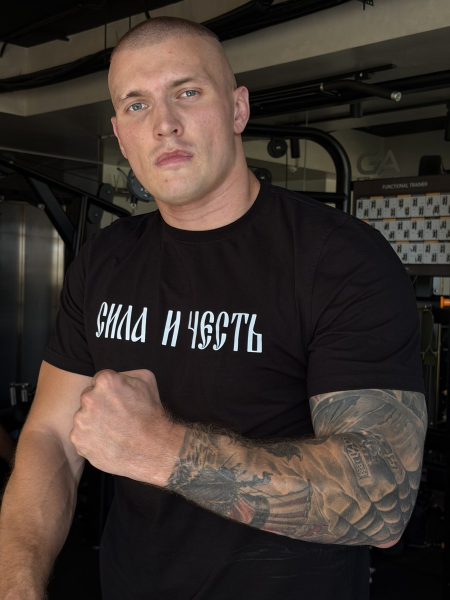
#> input picture miniapp/assets/drop/tee-real-8272.jpg, 900 x 1200 px (shown at 1/2 size)
$ python build_hero_variants.py
#> lines starting #> are read from the running program, lines starting #| are printed output that depends on the picture; after the words box and inside, x2 and y2 are one past the last pixel; in counts of white or black regions, pixels touching at a corner belong together
### tools/build_sila_miniapp_hero.py
#!/usr/bin/env python3
"""Build the Sila mini-app hero from the authentic founder photograph.

The edit is deterministic, non-generative, and preserves the face, shirt and
print from the source: crop/reframe, subtle background treatment, and tonal
adjustments only. It never redraws or invents facial or garment detail:
no face or garment pixels are generated.
"""
from pathlib import Path

from PIL import Image, ImageChops, ImageDraw, ImageEnhance, ImageFilter, ImageOps

ROOT = Path(__file__).resolve().parents[1]
SOURCE = ROOT / "miniapp/assets/drop/tee-real-8272.jpg"
OUTPUT = ROOT / "miniapp/assets/drop/hero-sila-miniapp-v3.jpg"
BACKGROUND_OUTPUT = ROOT / "miniapp/assets/drop/hero-sila-layer-bg-v3.jpg"
SUBJECT_OUTPUT = ROOT / "miniapp/assets/drop/hero-sila-layer-subject-v3.webp"
# The same authentic concrete plate that backs the white tee's 360° media
# (see tools/build_white_tee_concrete_media.py). Reused as-is: the founder's
# face/shirt pixels stay untouched, only the backdrop behind him changes.
CONCRETE_PLATE = ROOT / "miniapp/assets/product-proof/white-tee-concrete-bg-v1.png"

CROP = (60, 0, 820, 826)
OUTPUT_SIZE = (900, 978)

SUBJECT_POLYGON = [
    (150, 0), (400, 0), (450, 48), (480, 125), (492, 220), (478, 300),
    (445, 360), (510, 378), (610, 395), (690, 425), (742, 480),
    (758, 595), (760, 826), (0, 826), (0, 780), (18, 710), (40, 630),
    (52, 545), (62, 485), (92, 440), (125, 414), (168, 394), (160, 345),
    (136, 265), (132, 170), (137, 85),
]


def build_subject_mask(size: tuple[int, int], feather: float = 18) -> Image.Image:
    mask = Image.new("L", (760, 826), 0)
    ImageDraw.Draw(mask).polygon(SUBJECT_POLYGON, fill=255)
    return mask.resize(size, Image.Resampling.LANCZOS).filter(ImageFilter.GaussianBlur(feather))


CUTOUT_POLYGON = [
    (235, 62), (325, 54), (415, 62), (442, 84), (452, 104), (456, 134),
    (460, 164), (493, 204), (522, 244), (522, 284), (503, 324), (508, 364),
    (518, 404), (549, 444), (575, 465), (650, 480), (760, 510),
    (850, 555), (900, 610), (900, 978), (0, 978), (8, 900), (35, 820),
    (60, 720), (88, 630), (125, 565), (190, 535), (285, 520), (305, 478),
    (245, 452), (228, 444), (220, 404), (213, 364), (198, 324), (188, 284),
    (190, 244), (181, 204), (184, 164), (188, 134), (192, 106), (206, 84),
]


def build_cutout_mask(size: tuple[int, int]) -> Image.Image:
    mask = Image.new("L", OUTPUT_SIZE, 0)
    ImageDraw.Draw(mask).polygon(CUTOUT_POLYGON, fill=255)
    if size != OUTPUT_SIZE:
        mask = mask.resize(size, Image.Resampling.LANCZOS)
    return mask.filter(ImageFilter.MinFilter(3)).filter(ImageFilter.GaussianBlur(2.5))


def dilate_mask(mask: Image.Image, radius: int = 45, feather: float = 18) -> Image.Image:
    return mask.filter(ImageFilter.MaxFilter(radius)).filter(ImageFilter.GaussianBlur(feather))


def add_subtle_burgundy_background(image: Image.Image, subject: Image.Image) -> Image.Image:
    width, height = image.size
    horizontal = Image.new("L", (width, 1), 0)
    draw = ImageDraw.Draw(horizontal)
    for x in range(width):
        edge = min(x / 210, (width - 1 - x) / 240, 1.0)
        draw.point((x, 0), fill=int(255 * max(0.0, edge)))
    horizontal = horizontal.resize((width, height))
    vertical = Image.new("L", (1, height), 0)
    draw = ImageDraw.Draw(vertical)
    for y in range(height):
        draw.point((0, y), fill=int(255 * (1.0 - 0.55 * y / max(1, height - 1))))
    vertical = vertical.resize((width, height))
    strength = ImageChops.multiply(horizontal, vertical).point(lambda v: v * 30 // 255)
    background = ImageOps.invert(subject)
    alpha = ImageChops.multiply(strength, background)
    overlay = Image.new("RGB", (width, height), (192, 34, 23))
    return Image.composite(overlay, image, alpha)


def apply_vignette(image: Image.Image, strength: float = 0.55) -> Image.Image:
    width, height = image.size
    vignette = Image.new("L", (width, height), 255)
    draw = ImageDraw.Draw(vignette)
    cx, cy = width / 2, height * 0.42
    rx, ry = width * 0.58, height * 0.62
    max_steps = 48
    for i in range(max_steps):
        t = i / max_steps
        cur_rx = rx * (1.0 + 0.35 * (1.0 - t))
        cur_ry = ry * (1.0 + 0.35 * (1.0 - t))
        box = [cx - cur_rx * (1 - t * 0.6), cy - cur_ry * (1 - t * 0.6),
               cx + cur_rx * (1 - t * 0.6), cy + cur_ry * (1 - t * 0.6)]
        shade = int(255 * (1.0 - strength * (t ** 1.6)))
        draw.ellipse(box, fill=shade)
    vignette = vignette.filter(ImageFilter.GaussianBlur(36))
    black = Image.new("RGB", (width, height), (7, 7, 8))
    return Image.composite(image, black, vignette)


# [17 lines left out: function concrete_background, not called in this run]


def dark_studio_background(crop: Image.Image, blur: float, brightness: float) -> Image.Image:
    background = crop.filter(ImageFilter.GaussianBlur(blur))
    background = ImageEnhance.Brightness(background).enhance(brightness)
    background = ImageEnhance.Color(background).enhance(0.52)
    return background


# [122 lines left out: functions retouch_face_commercial, extract_neural_subject, main, not called in this run]


# [2 lines that do not run on import are left out]

### tools/build_hero_variants.py
#!/usr/bin/env python3
"""Three candidate treatments for the founder hero (v4 exploration).

All variants are non-generative: face, shirt and print pixels come from the
same graded crop as the shipped builder. They differ only in how the
silhouette edge and the backdrop are treated:

A "clean concrete" — brand concrete plate, NO dark band on the silhouette
  edge and NO outline shadow; one soft shadow dropped down-left only.
B "dark studio" — the real room melted into a dark haze; the hairline
  silhouette dissolves into the backdrop, so there is no visible cut edge.
C "honest frame" — no cutout at all: full original crop, gentle grade and
  vignette. Zero edge artifacts by construction.

Outputs preview JPGs + a labelled contact sheet into /tmp/hero-variants.
"""
from pathlib import Path
import sys

from PIL import Image, ImageChops, ImageDraw, ImageEnhance, ImageFilter, ImageOps

sys.path.insert(0, str(Path(__file__).resolve().parent))
from build_sila_miniapp_hero import (  # noqa: E402
    CONCRETE_PLATE, CROP, OUTPUT_SIZE, SOURCE,
    add_subtle_burgundy_background, apply_vignette, build_cutout_mask,
    build_subject_mask, dark_studio_background, dilate_mask,
)

OUT = Path("/tmp/hero-variants")
OUT.mkdir(parents=True, exist_ok=True)


def graded_crop() -> Image.Image:
    """The same subject treatment as the shipped builder (no layer split)."""
    with Image.open(SOURCE) as source:
        original = source.convert("RGB")
    crop = original.crop(CROP).resize(OUTPUT_SIZE, Image.Resampling.LANCZOS)
    subject = build_subject_mask(OUTPUT_SIZE)
    softened = dark_studio_background(crop, blur=44, brightness=0.27)
    softened = apply_vignette(softened, strength=0.62)
    image = Image.composite(crop, softened, subject)
    image = add_subtle_burgundy_background(image, subject)
    image = ImageEnhance.Color(image).enhance(0.96)
    image = ImageEnhance.Contrast(image).enhance(1.035)
    luminance = ImageOps.grayscale(image)
    dark_mask = luminance.point(lambda value: max(0, min(255, (138 - value) * 2)))
    shirt_region = Image.new("L", (760, 826), 0)
    ImageDraw.Draw(shirt_region).polygon(
        [(170, 390), (280, 350), (390, 355), (510, 375), (620, 395),
         (710, 435), (760, 490), (760, 826), (20, 826), (42, 735),
         (70, 625), (90, 525), (115, 465)], fill=255
    )
    shirt_region = shirt_region.resize(OUTPUT_SIZE, Image.Resampling.LANCZOS)
    lift_mask = ImageChops.multiply(dark_mask, shirt_region).filter(ImageFilter.GaussianBlur(6))
    lifted = ImageEnhance.Brightness(image).enhance(1.11)
    return Image.composite(lifted, image, lift_mask)


def subject_layer(image: Image.Image, band_strength: float | None) -> Image.Image:
    cutout = build_cutout_mask(OUTPUT_SIZE)
    cleaned = image
    if band_strength is not None:
        inner = cutout.filter(ImageFilter.MinFilter(9)).filter(ImageFilter.GaussianBlur(4))
        band = ImageChops.subtract(cutout, inner).filter(ImageFilter.GaussianBlur(3))
        shaded = ImageEnhance.Brightness(image).enhance(band_strength)
        cleaned = Image.composite(shaded, image, band)
    layer = cleaned.convert("RGBA")
    layer.putalpha(cutout)
    return layer


def concrete_plate() -> Image.Image:
    with Image.open(CONCRETE_PLATE) as plate_file:
        plate = plate_file.convert("RGB")
    width, height = OUTPUT_SIZE
    scale = max(width / plate.width, height / plate.height)
    plate = plate.resize(
        (round(plate.width * scale), round(plate.height * scale)),
        Image.Resampling.LANCZOS,
    )
    left = (plate.width - width) // 2
    top = min(20, plate.height - height)
    return plate.crop((left, top, left + width, top + height))


def variant_a(image: Image.Image) -> Image.Image:
    background = concrete_plate()
    background = ImageEnhance.Brightness(background).enhance(0.84)
    background = ImageEnhance.Contrast(background).enhance(1.02)
    cutout = build_cutout_mask(OUTPUT_SIZE)
    # One soft cast shadow down-left of the figure (light comes from the
    # upper right in the source): grounds him without outlining the head.
    shadow_mask = dilate_mask(cutout, radius=25, feather=42)
    shadow_mask = ImageChops.offset(shadow_mask, -14, 30)
    shadow_mask = ImageChops.subtract(shadow_mask, cutout)
    shadowed = ImageEnhance.Brightness(background).enhance(0.66)
    background = Image.composite(shadowed, background, shadow_mask)
    background = apply_vignette(background, strength=0.38)
    flat = background.convert("RGBA")
    # Only a whisper of edge shading (0.82, narrow) instead of the dark 0.45
    # band that sat on the crown like a helmet.
    flat.alpha_composite(subject_layer(image, band_strength=0.82))
    return flat.convert("RGB")


def variant_b(image: Image.Image) -> Image.Image:
    with Image.open(SOURCE) as source:
        original = source.convert("RGB")
    crop = original.crop(CROP).resize(OUTPUT_SIZE, Image.Resampling.LANCZOS)
    background = dark_studio_background(crop, blur=44, brightness=0.2)
    background = apply_vignette(background, strength=0.6)
    flat = background.convert("RGBA")
    flat.alpha_composite(subject_layer(image, band_strength=None))
    return flat.convert("RGB")


def variant_c() -> Image.Image:
    with Image.open(SOURCE) as source:
        original = source.convert("RGB")
    crop = original.crop(CROP).resize(OUTPUT_SIZE, Image.Resampling.LANCZOS)
    image = ImageEnhance.Color(crop).enhance(0.94)
    image = ImageEnhance.Contrast(image).enhance(1.04)
    image = ImageEnhance.Brightness(image).enhance(0.97)
    return apply_vignette(image, strength=0.42)


def contact_sheet(paths: list[Path]) -> Path:
    thumb_w = 420
    thumbs = []
    for path in paths:
        with Image.open(path) as img:
            thumbs.append(img.convert("RGB").resize(
                (thumb_w, round(thumb_w * img.height / img.width)), Image.Resampling.LANCZOS))
    label_h = 44
    sheet = Image.new("RGB", (thumb_w * len(thumbs), thumbs[0].height + label_h), (12, 12, 12))
    draw = ImageDraw.Draw(sheet)
    labels = ["A  CLEAN CONCRETE", "B  DARK STUDIO", "C  HONEST FRAME"]
    for i, thumb in enumerate(thumbs):
        sheet.paste(thumb, (i * thumb_w, label_h))
        draw.text((i * thumb_w + 14, 13), labels[i], fill=(240, 235, 225))
    out = OUT / "hero-variants-sheet.jpg"
    sheet.save(out, "JPEG", quality=90, optimize=True)
    return out


def main() -> None:
    image = graded_crop()
#> in graded_crop, source is the input picture: PIL image 900x1200 RGB; mean R, G, B 61.8, 51.9, 46.4
#> in build_subject_mask, `mask = Image.new("L", (760, 826), 0)`: mask: PIL image 760x826 L; every value is 0
#> in build_subject_mask, `ImageDraw.Draw(mask).polygon(SUBJECT_POLYGON, fill=255)`:
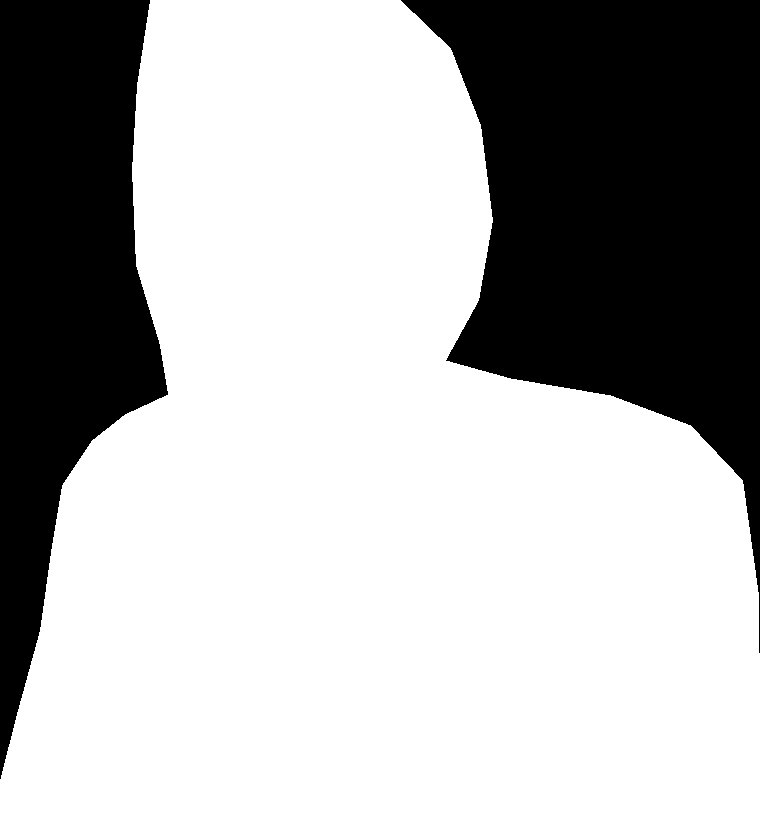
#> mask: PIL image 760x826 L; 68.8% white; 2 black regions, box (x1, y1, x2, y2) and area: (401, 0, 760, 653) 119736, (0, 0, 168, 779) 75818
#> in apply_vignette, `vignette = Image.new("L", (width, height), 255)`: vignette: PIL image 900x978 L; every value is 255
#> in add_subtle_burgundy_background, `overlay = Image.new("RGB", (width, height), (192, 34, 23))`:
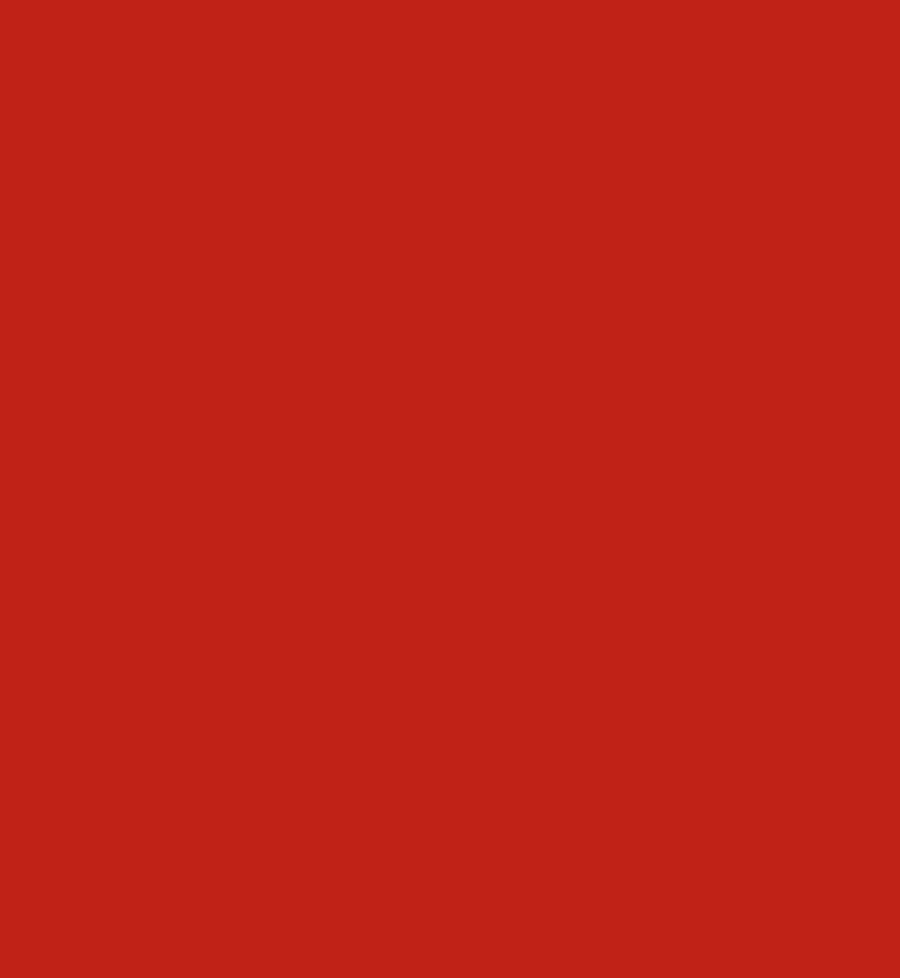
#> overlay: PIL image 900x978 RGB; mean R, G, B 192, 34, 23
#> in graded_crop, `dark_mask = luminance.point(lambda value: max(0, min(255, (138 - value..`:
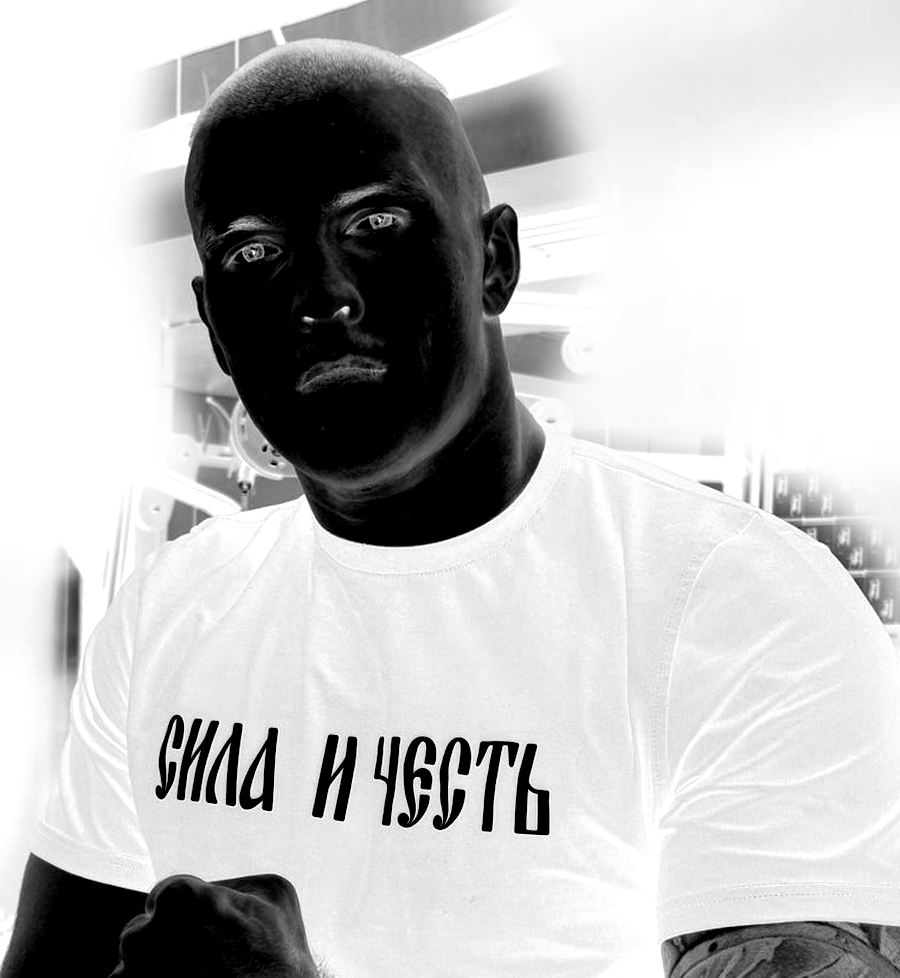
#> dark_mask: PIL image 900x978 L; min 0, max 255, mean 192
#> in graded_crop, `ImageDraw.Draw(shirt_region).polygon( [(170, 390), (280, 350), (390, 3..`: shirt_region: PIL image 760x826 L; 48% white; 1 white region, box (x1, y1, x2, y2) and area: (20, 350, 760, 826) 301294
    results = []
    for name, maker in (("hero-A-clean-concrete", lambda: variant_a(image)),
                        ("hero-B-dark-studio", lambda: variant_b(image)),
                        ("hero-C-honest-frame", variant_c)):
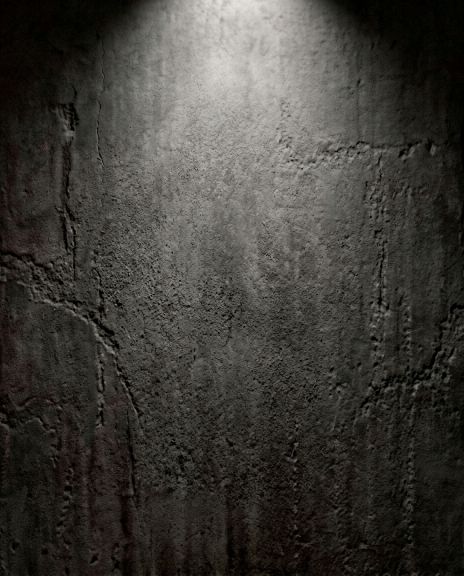
#> input picture miniapp/assets/product-proof/white-tee-concrete-bg-v1.png, 928 x 1152 px (shown at 1/2 size)
#> in concrete_plate, plate_file is the input picture: PIL image 928x1152 RGB; mean R, G, B 62.2, 59.8, 55.4
#> in build_cutout_mask, `mask = Image.new("L", OUTPUT_SIZE, 0)`: mask: PIL image 900x978 L; every value is 0
#> in build_cutout_mask, `ImageDraw.Draw(mask).polygon(CUTOUT_POLYGON, fill=255)`: mask: PIL image 900x978 L; 59.2% white; 1 black region, box (x1, y1, x2, y2) and area: (0, 0, 900, 974) 359234
#> call 2 of apply_vignette, with strength = 0.38
#> in apply_vignette (call 2), `vignette = vignette.filter(ImageFilter.GaussianBlur(36))`:
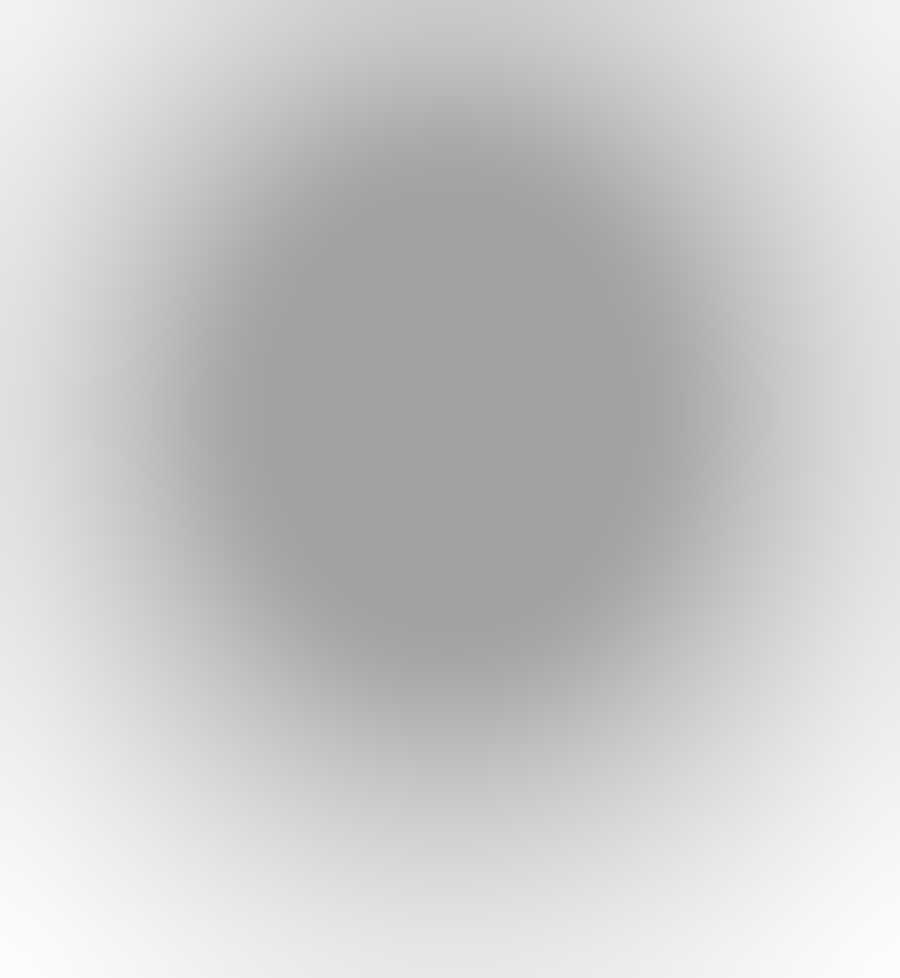
#> vignette: PIL image 900x978 L; min 161, max 252, mean 200.9
#> in subject_layer, `shaded = ImageEnhance.Brightness(image).enhance(band_strength)`:
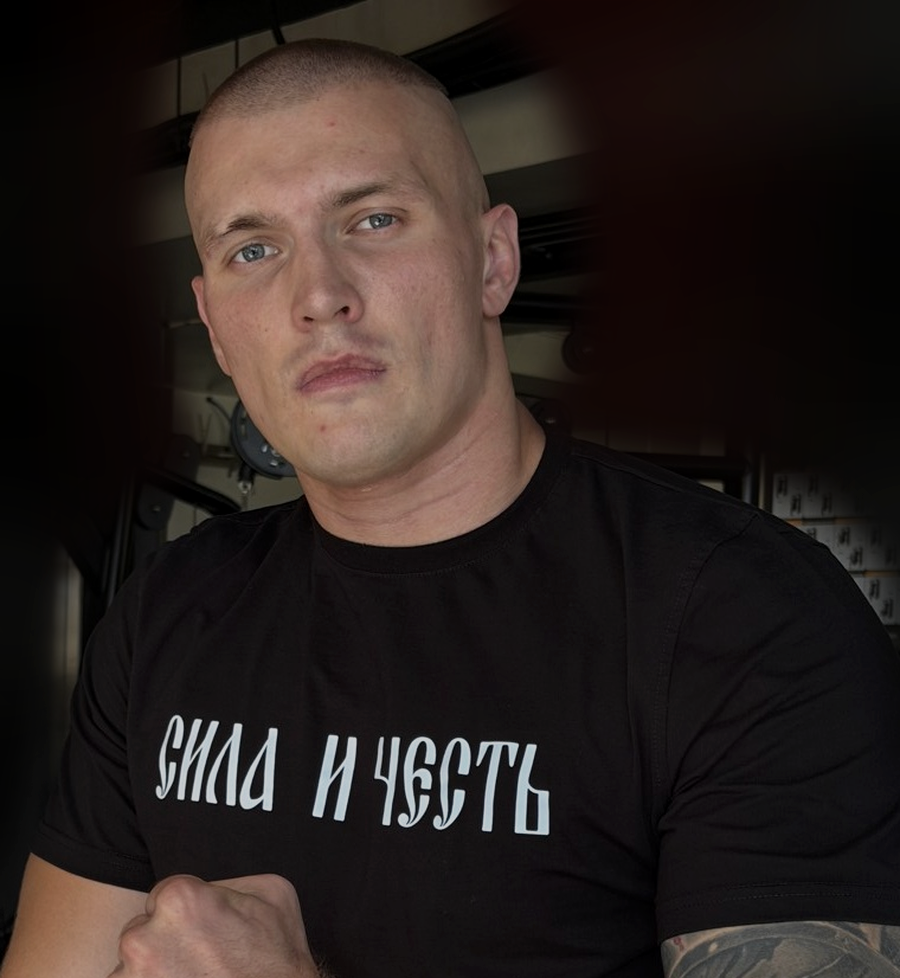
#> shaded: PIL image 900x978 RGB; mean R, G, B 43.1, 34.2, 31.2
        path = OUT / f"{name}.jpg"
        maker().save(path, "JPEG", quality=94, optimize=True, progressive=True)
        results.append(path)
        print("wrote", path)
#> (printed output is left out)
    print("wrote", contact_sheet(results))
#> the loop in contact_sheet, `for i, thumb in enumerate(thumbs):` made 3 passes
#> (printed output is left out)


if __name__ == "__main__":
    main()
